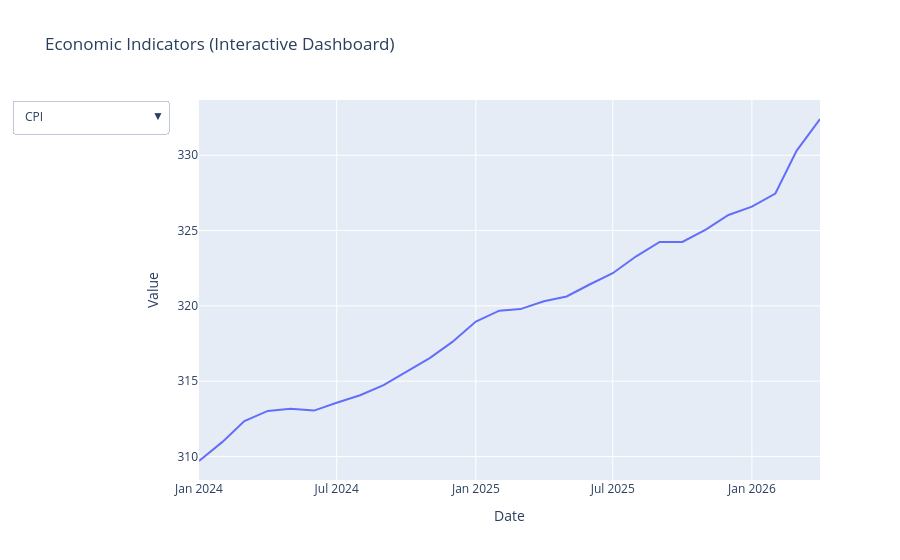

Source (notebook cell):
### Code cell
fig = go.Figure()

# Add all indicators as separate traces
fig.add_trace(go.Scatter(x=df["date"], y=df["cpi"], name="CPI", visible=True))
fig.add_trace(go.Scatter(x=df["date"], y=df["unemployment_rate"], name="Unemployment Rate", visible=False))
fig.add_trace(go.Scatter(x=df["date"], y=df["gdp"], name="GDP", visible=False))
fig.add_trace(go.Scatter(x=df["date"], y=df["fed_funds_rate"], name="Fed Funds Rate", visible=False))

# Dropdown menu
fig.update_layout(
    updatemenus=[
        dict(
            buttons=list([
                dict(label="CPI",
                     method="update",
                     args=[{"visible": [True, False, False, False]}]),
                dict(label="Unemployment Rate",
                     method="update",
                     args=[{"visible": [False, True, False, False]}]),
                dict(label="GDP",
                     method="update",
                     args=[{"visible": [False, False, True, False]}]),
                dict(label="Fed Funds Rate",
                     method="update",
                     args=[{"visible": [False, False, False, True]}]),
            ]),
            direction="down"
        )
    ],
    title="Economic Indicators (Interactive Dashboard)",
    xaxis_title="Date",
    yaxis_title="Value"
)

fig.show()
